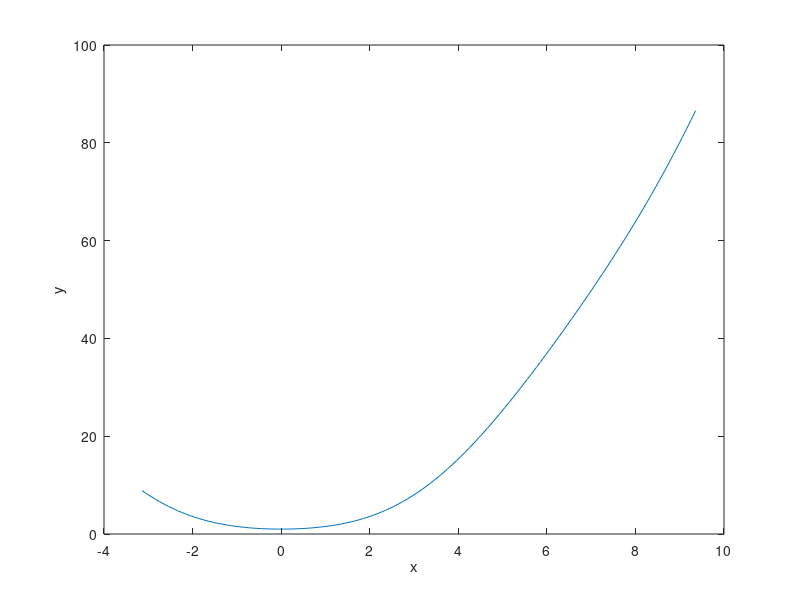

Recreate this plot in MATLAB.
% Define a function 
f = @(x) x.^2 + cos(x);

% Define an x interval
x = [-pi:0.1:3*pi];

% Find y values 
y = f(x);

% Plot function 
plot(x, y)

% Label axes
xlabel('x')
ylabel('y')
